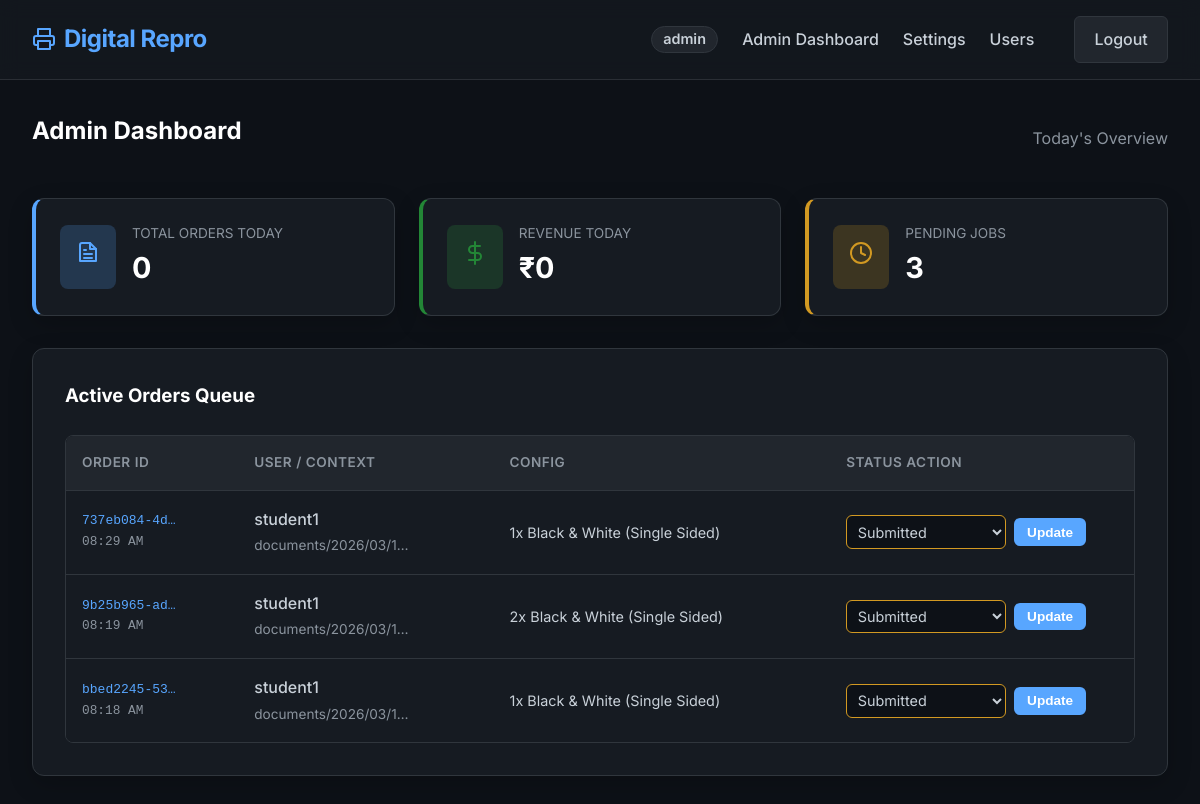
The app's page /dashboard/ (signed in), older data.
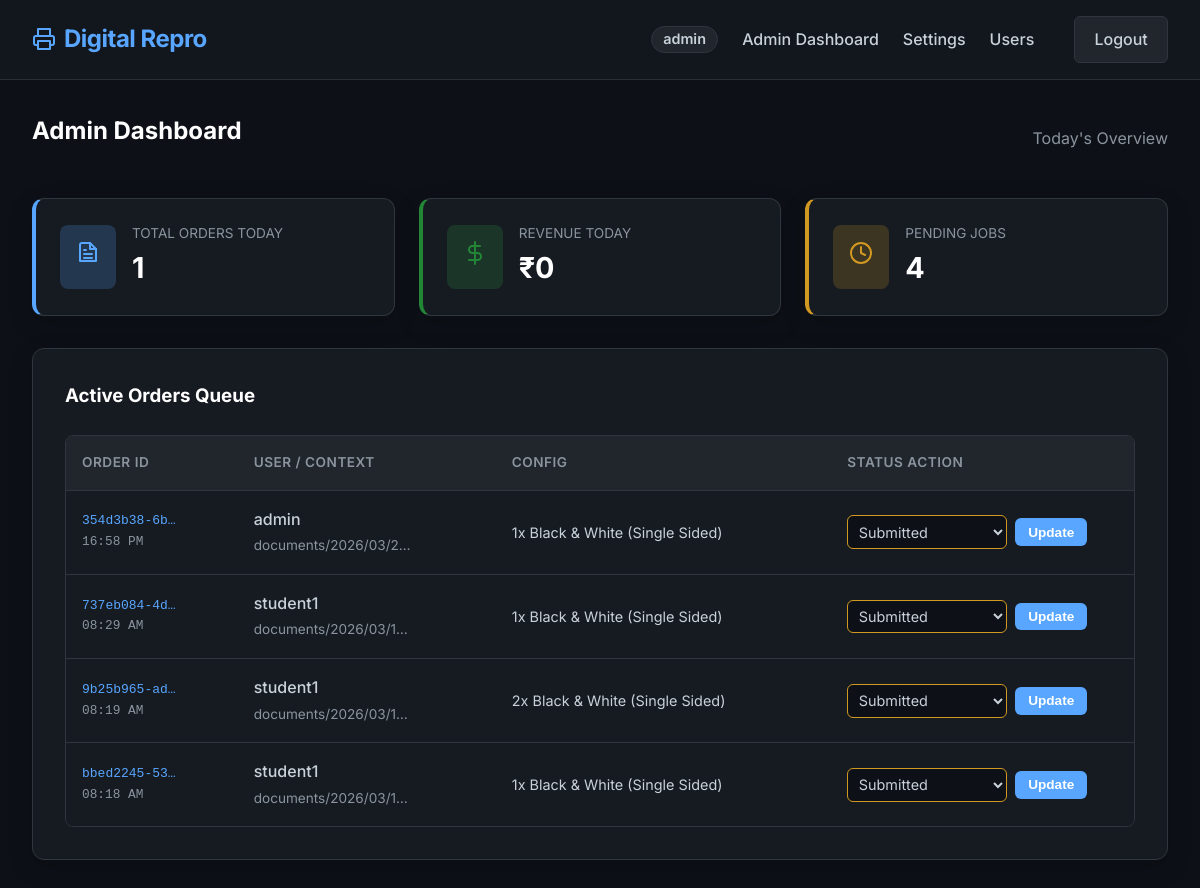
The same page, newer data.
### orders/models.py (models this page shows, shortened)
class Order(models.Model):
    STATUS_CHOICES = [
        ('Submitted', 'Submitted'),
        ('In Queue', 'In Queue'),
        ('Printing', 'Printing'),
        ('Ready for Pickup', 'Ready for Pickup'),
        ('Completed', 'Completed'),
        ('Cancelled', 'Cancelled'),
    ]
    id = models.UUIDField(primary_key=True, default=uuid.uuid4, editable=False)
    user = models.ForeignKey(User, on_delete=models.CASCADE, related_name='orders')
    status = models.CharField(max_length=20, choices=STATUS_CHOICES, default='Submitted')
    total_cost = models.DecimalField(max_digits=8, decimal_places=2, default=0.00)
    amount_paid = models.DecimalField(max_digits=8, decimal_places=2, default=0.00)
    is_fully_paid = models.BooleanField(default=False)
    created_at = models.DateTimeField(auto_now_add=True)
    updated_at = models.DateTimeField(auto_now=True)

class Document(models.Model):
    order = models.ForeignKey(Order, on_delete=models.CASCADE, related_name='documents')
    file = models.FileField(upload_to='documents/%Y/%m/%d/')
    uploaded_at = models.DateTimeField(auto_now_add=True)
    total_pages = models.PositiveIntegerField(default=1, help_text="Total pages in the document")
    cost = models.DecimalField(max_digits=8, decimal_places=2, default=0.00)

class PrintConfiguration(models.Model):
    PRINT_TYPE_CHOICES = [
        ('BW', 'Black & White'),
        ('Color', 'Color'),
    ]
    SIDES_CHOICES = [
        ('Single', 'Single Sided'),
        ('Double', 'Double Sided'),
    ]
    document = models.OneToOneField(Document, on_delete=models.CASCADE, related_name='configuration')
    copies = models.PositiveIntegerField(default=1)
    print_type = models.CharField(max_length=10, choices=PRINT_TYPE_CHOICES, default='BW')
    sides = models.CharField(max_length=10, choices=SIDES_CHOICES, default='Single')
    pages_selection = models.CharField(max_length=100, default='all', help_text="e.g., 'all', '1-5', '1,3,5-7'")

### accounts/models.py (models this page shows, shortened)
class User(AbstractUser):
    is_student = models.BooleanField(default=True)
    is_admin = models.BooleanField(default=False)
    roll_number = models.CharField(max_length=20, unique=True, null=True, blank=True)
    phone_number = models.CharField(max_length=15, blank=True, null=True)

### dashboard/views.py (the view)
# urls.py: path('', views.admin_dashboard_view, name='admin_dashboard'),
@user_passes_test(is_admin)
def admin_dashboard_view(request):
    today = timezone.now().date()
    daily_orders = Order.objects.filter(created_at__date=today)
    total_orders_today = daily_orders.count()
    revenue_today = sum(order.total_cost for order in daily_orders if order.is_fully_paid)
    pending_jobs = Order.objects.filter(status__in=['Submitted', 'In Queue']).count()
    printing_jobs = Order.objects.filter(status='Printing').count()
    completed_jobs = Order.objects.filter(status='Completed').count()
    active_orders = Order.objects.exclude(status='Completed').order_by('-created_at')
    context = {
        'total_orders_today': total_orders_today,
        'revenue_today': revenue_today,
        'pending_jobs': pending_jobs,
        'printing_jobs': printing_jobs,
        'completed_jobs': completed_jobs,
        'active_orders': active_orders,
    }
    return render(request, 'dashboard/admin_dashboard.html', context)

### dashboard/views.py (called while the page is built)
def is_admin(user):
    return user.is_authenticated and (user.is_admin or user.is_superuser)

### templates/dashboard/admin_dashboard.html (shortened to what the changed rows need)
{% extends 'base.html' %}
{% load static %}
{% block content %}
<div class="header" style="display: flex; justify-content: space-between; align-items: center; margin-bottom: 2rem;">
    <h2>Admin Dashboard</h2>
</div>
<div class="grid-3" style="margin-bottom: 2rem;">
    <div class="card" style="padding: 1.5rem; display: flex; align-items: center; gap: 1rem; border-left: 4px solid var(--primary-color);">
        <div>
            <p style="color: var(--text-secondary); font-size: 0.85rem; text-transform: uppercase;">Total Orders Today</p>
            <h3 style="margin: 0; font-size: 1.8rem; color: #fff;">{{ total_orders_today }}</h3>
        </div>
    </div>
    <div class="card" style="padding: 1.5rem; display: flex; align-items: center; gap: 1rem; border-left: 4px solid #d29922;">
        <div>
            <p style="color: var(--text-secondary); font-size: 0.85rem; text-transform: uppercase;">Pending Jobs</p>
            <h3 style="margin: 0; font-size: 1.8rem; color: #fff;">{{ pending_jobs }}</h3>
        </div>
    </div>
</div>
<div class="card">
    {% if active_orders %}
    <div class="table-container">
        <table>
            <thead>
                <tr>
                    <th>Order ID</th>
                    <th>User / Context</th>
                    <th>Config</th>
                    <th>Status Action</th>
                </tr>
            </thead>
            <tbody>
                {% for order in active_orders %}
                <tr>
                    <td style="font-family: monospace;">
                        <a href="{% url 'order_detail' order.id %}" style="color: var(--primary-color); text-decoration: none;">
                            {{ order.id|truncatechars:12 }}
                        </a><br>
                        <span style="font-size: 0.8rem; color: var(--text-secondary);">{{ order.created_at|time:"H:i A" }}</span>
                    </td>
                    <td>
                        <span style="font-weight: 500;">{{ order.user.username }}</span><br>
                        {% if order.documents.first %}
                            <span style="font-size: 0.85rem; color: var(--text-secondary);">{{ order.documents.first.file.name|truncatechars:20 }}</span>
                        {% endif %}
                    </td>
                    <td style="font-size: 0.9rem;">
                        {% if order.documents.first and order.documents.first.configuration %}
                            {% with conf=order.documents.first.configuration %}
                                {{ conf.copies }}x {{ conf.get_print_type_display }} ({{ conf.get_sides_display }})
                            {% endwith %}
                        {% else %}
                            N/A
                        {% endif %}
                    </td>
                    <td>
                        <form action="{% url 'update_order_status' order.id %}" method="POST" style="display: flex; gap: 0.5rem; align-items: center;">
                            <select name="status" class="form-control" style="padding: 0.4rem; max-width: 160px; font-size: 0.9rem; border-color: {% if order.status == 'Submitted' %}#d29922{% elif order.status == 'Printing' %}#58a6ff{% else %}#2ea043{% endif %};">
                                <option value="Submitted" {% if order.status == 'Submitted' %}selected{% endif %}>Submitted</option>
                            </select>
                            <button type="submit" class="btn btn-primary" style="padding: 0.4rem 0.8rem; font-size: 0.85rem;">Update</button>
                        </form>
                    </td>
                </tr>
                {% endfor %}
            </tbody>
        </table>
    </div>
    {% else %}
    <p style="color: var(--text-secondary); text-align: center; padding: 2rem 0;">No active orders in the queue.</p>
    {% endif %}
</div>
{% endblock %}

Row changes from the older to the newer data that the page shows:
added Order: id "354d3b38-6b…", created_at "16:58 PM", user.username "admin", documents.first.file.name "documents/2026/03/2…", documents.first.configuration.copies "1", documents.first.configuration.print_type "Black & White", documents.first.configuration.sides "Single Sided", status "Submitted"
Text that changed along with them:
{{ total_orders_today }}: "0" → "1"
{{ pending_jobs }}: "3" → "4"
